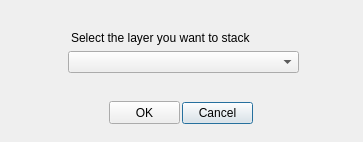
<?xml version="1.0" encoding="UTF-8"?>
<ui version="4.0">
 <class>PolyStackerDialogBase</class>
 <widget class="QDialog" name="PolyStackerDialogBase">
  <property name="geometry">
   <rect>
    <x>0</x>
    <y>0</y>
    <width>363</width>
    <height>142</height>
   </rect>
  </property>
  <property name="windowTitle">
   <string>Polygon Stacker</string>
  </property>
  <widget class="QDialogButtonBox" name="cancelBox">
   <property name="geometry">
    <rect>
     <x>182</x>
     <y>97</y>
     <width>71</width>
     <height>32</height>
    </rect>
   </property>
   <property name="orientation">
    <enum>Qt::Horizontal</enum>
   </property>
   <property name="standardButtons">
    <set>QDialogButtonBox::Cancel</set>
   </property>
  </widget>
  <widget class="QComboBox" name="comboBox">
   <property name="geometry">
    <rect>
     <x>68</x>
     <y>51</y>
     <width>231</width>
     <height>22</height>
    </rect>
   </property>
  </widget>
  <widget class="QLabel" name="selectFeatureLabel">
   <property name="geometry">
    <rect>
     <x>71</x>
     <y>30</y>
     <width>211</width>
     <height>16</height>
    </rect>
   </property>
   <property name="text">
    <string>Select the layer you want to stack</string>
   </property>
  </widget>
  <widget class="QPushButton" name="okButton">
   <property name="geometry">
    <rect>
     <x>109</x>
     <y>101</y>
     <width>71</width>
     <height>23</height>
    </rect>
   </property>
   <property name="toolTip">
    <string>R</string>
   </property>
   <property name="text">
    <string>OK</string>
   </property>
   <property name="shortcut">
    <string>R</string>
   </property>
  </widget>
 </widget>
 <resources/>
 <connections>
  <connection>
   <sender>cancelBox</sender>
   <signal>rejected()</signal>
   <receiver>PolyStackerDialogBase</receiver>
   <slot>reject()</slot>
   <hints>
    <hint type="sourcelabel">
     <x>20</x>
     <y>20</y>
    </hint>
    <hint type="destinationlabel">
     <x>20</x>
     <y>20</y>
    </hint>
   </hints>
  </connection>
  <connection>
   <sender>okButton</sender>
   <signal>clicked()</signal>
   <receiver>PolyStackerDialogBase</receiver>
   <slot>accept()</slot>
   <hints>
    <hint type="sourcelabel">
     <x>145</x>
     <y>112</y>
    </hint>
    <hint type="destinationlabel">
     <x>20</x>
     <y>20</y>
    </hint>
   </hints>
  </connection>
 </connections>
</ui>
